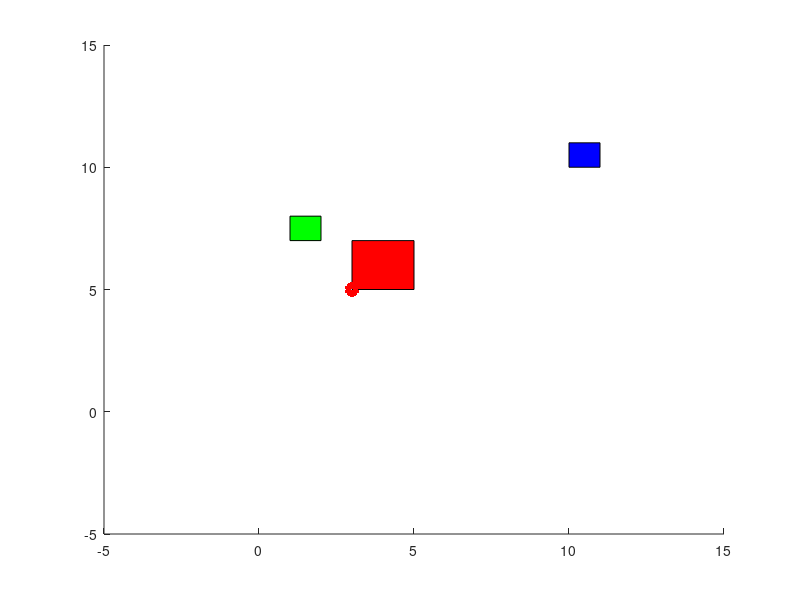

Write the MATLAB code that produced this figure.
clear
clc
close all
X=importdata('state.txt');
[T,n]=size(X);
hold on
rectangle('Position',[3,5,2,2],'FaceColor',[1 0 0])
rectangle('Position',[1,7,1,1],'FaceColor',[0 1 0])
rectangle('Position',[10,10,1,1],'FaceColor',[0 0 1])
axis([-5 15 -5 15])
for t=1:T
    plot(X(1:t,1),X(1:t,2),'--','LineWidth',4,'Color',[0 0 1])
    plot(X(1:t,1),X(1:t,2),'o','LineWidth',4,'Color',[1 0 0])
    pause(0.1)
end
hold off